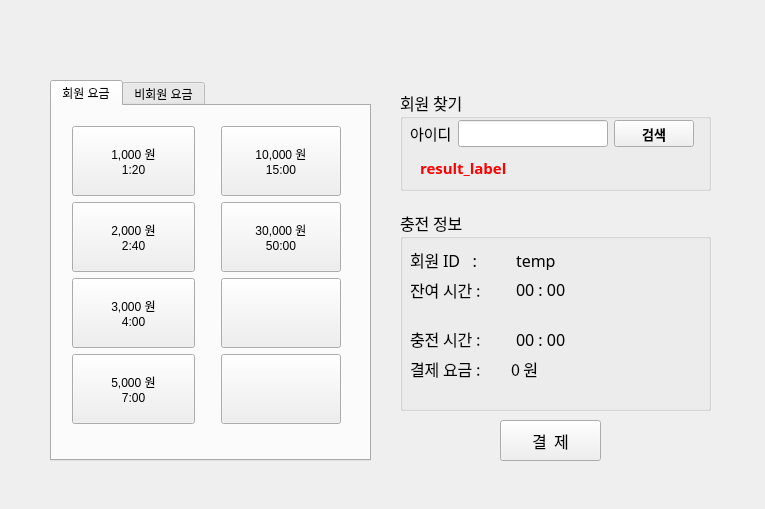
<?xml version="1.0" encoding="UTF-8"?>
<ui version="4.0">
 <class>Widget</class>
 <widget class="QWidget" name="Widget">
  <property name="geometry">
   <rect>
    <x>0</x>
    <y>0</y>
    <width>765</width>
    <height>509</height>
   </rect>
  </property>
  <property name="windowTitle">
   <string>Widget</string>
  </property>
  <widget class="QTabWidget" name="tabWidget">
   <property name="geometry">
    <rect>
     <x>50</x>
     <y>80</y>
     <width>321</width>
     <height>381</height>
    </rect>
   </property>
   <property name="styleSheet">
    <string notr="true">font: 14pt &quot;HY견고딕&quot;;</string>
   </property>
   <property name="currentIndex">
    <number>0</number>
   </property>
   <widget class="QWidget" name="mem_tab">
    <attribute name="title">
     <string>회원 요금</string>
    </attribute>
    <widget class="QWidget" name="layoutWidget_3">
     <property name="geometry">
      <rect>
       <x>0</x>
       <y>0</y>
       <width>309</width>
       <height>341</height>
      </rect>
     </property>
     <layout class="QHBoxLayout" name="horizontalLayout_3">
      <item>
       <layout class="QVBoxLayout" name="verticalLayout_5">
        <property name="leftMargin">
         <number>20</number>
        </property>
        <property name="topMargin">
         <number>20</number>
        </property>
        <property name="bottomMargin">
         <number>20</number>
        </property>
        <item>
         <widget class="QPushButton" name="memBtn_1">
          <property name="minimumSize">
           <size>
            <width>120</width>
            <height>70</height>
           </size>
          </property>
          <property name="text">
           <string>1,000 원
1:20</string>
          </property>
         </widget>
        </item>
        <item>
         <widget class="QPushButton" name="memBtn_2">
          <property name="minimumSize">
           <size>
            <width>120</width>
            <height>70</height>
           </size>
          </property>
          <property name="text">
           <string>2,000 원
2:40</string>
          </property>
         </widget>
        </item>
        <item>
         <widget class="QPushButton" name="memBtn_3">
          <property name="minimumSize">
           <size>
            <width>120</width>
            <height>70</height>
           </size>
          </property>
          <property name="text">
           <string>3,000 원
4:00</string>
          </property>
         </widget>
        </item>
        <item>
         <widget class="QPushButton" name="memBtn_4">
          <property name="minimumSize">
           <size>
            <width>120</width>
            <height>70</height>
           </size>
          </property>
          <property name="text">
           <string>5,000 원
7:00</string>
          </property>
         </widget>
        </item>
       </layout>
      </item>
      <item>
       <layout class="QVBoxLayout" name="verticalLayout_6">
        <property name="leftMargin">
         <number>20</number>
        </property>
        <property name="topMargin">
         <number>20</number>
        </property>
        <property name="rightMargin">
         <number>20</number>
        </property>
        <property name="bottomMargin">
         <number>20</number>
        </property>
        <item>
         <widget class="QPushButton" name="memBtn_5">
          <property name="minimumSize">
           <size>
            <width>120</width>
            <height>70</height>
           </size>
          </property>
          <property name="text">
           <string>10,000 원
15:00</string>
          </property>
         </widget>
        </item>
        <item>
         <widget class="QPushButton" name="memBtn_6">
          <property name="minimumSize">
           <size>
            <width>120</width>
            <height>70</height>
           </size>
          </property>
          <property name="text">
           <string>30,000 원
50:00</string>
          </property>
         </widget>
        </item>
        <item>
         <widget class="QPushButton" name="empty_1">
          <property name="minimumSize">
           <size>
            <width>120</width>
            <height>70</height>
           </size>
          </property>
          <property name="text">
           <string/>
          </property>
         </widget>
        </item>
        <item>
         <widget class="QPushButton" name="empty_2">
          <property name="minimumSize">
           <size>
            <width>120</width>
            <height>70</height>
           </size>
          </property>
          <property name="text">
           <string/>
          </property>
         </widget>
        </item>
       </layout>
      </item>
     </layout>
    </widget>
   </widget>
   <widget class="QWidget" name="temp_mem_tab">
    <attribute name="title">
     <string>비회원 요금</string>
    </attribute>
    <widget class="QWidget" name="layoutWidget_2">
     <property name="geometry">
      <rect>
       <x>0</x>
       <y>0</y>
       <width>309</width>
       <height>340</height>
      </rect>
     </property>
     <layout class="QHBoxLayout" name="horizontalLayout_2">
      <item>
       <layout class="QVBoxLayout" name="verticalLayout_3">
        <property name="leftMargin">
         <number>20</number>
        </property>
        <property name="topMargin">
         <number>20</number>
        </property>
        <property name="bottomMargin">
         <number>20</number>
        </property>
        <item>
         <widget class="QPushButton" name="tempBtn_1">
          <property name="minimumSize">
           <size>
            <width>120</width>
            <height>70</height>
           </size>
          </property>
          <property name="text">
           <string>1,000 원
1:00</string>
          </property>
         </widget>
        </item>
        <item>
         <widget class="QPushButton" name="tempBtn_2">
          <property name="minimumSize">
           <size>
            <width>120</width>
            <height>70</height>
           </size>
          </property>
          <property name="text">
           <string>2,000 원
2:00</string>
          </property>
         </widget>
        </item>
        <item>
         <widget class="QPushButton" name="tempBtn_3">
          <property name="minimumSize">
           <size>
            <width>120</width>
            <height>70</height>
           </size>
          </property>
          <property name="text">
           <string>3,000 원
3:00</string>
          </property>
         </widget>
        </item>
        <item>
         <widget class="QPushButton" name="tempBtn_4">
          <property name="minimumSize">
           <size>
            <width>120</width>
            <height>70</height>
           </size>
          </property>
          <property name="text">
           <string>5,000 원
6:00</string>
          </property>
         </widget>
        </item>
       </layout>
      </item>
      <item>
       <layout class="QVBoxLayout" name="verticalLayout_4">
        <property name="leftMargin">
         <number>20</number>
        </property>
        <property name="topMargin">
         <number>20</number>
        </property>
        <property name="rightMargin">
         <number>20</number>
        </property>
        <property name="bottomMargin">
         <number>20</number>
        </property>
        <item>
         <widget class="QPushButton" name="tempBtn_5">
          <property name="minimumSize">
           <size>
            <width>120</width>
            <height>70</height>
           </size>
          </property>
          <property name="text">
           <string>10,000 원
13:00</string>
          </property>
         </widget>
        </item>
        <item>
         <widget class="QPushButton" name="tempBtn_6">
          <property name="minimumSize">
           <size>
            <width>120</width>
            <height>70</height>
           </size>
          </property>
          <property name="text">
           <string>30,000 원
45:00</string>
          </property>
         </widget>
        </item>
        <item>
         <widget class="QPushButton" name="empty_3">
          <property name="minimumSize">
           <size>
            <width>120</width>
            <height>70</height>
           </size>
          </property>
          <property name="text">
           <string/>
          </property>
         </widget>
        </item>
        <item>
         <widget class="QPushButton" name="empty_4">
          <property name="minimumSize">
           <size>
            <width>120</width>
            <height>70</height>
           </size>
          </property>
          <property name="text">
           <string/>
          </property>
         </widget>
        </item>
       </layout>
      </item>
     </layout>
    </widget>
   </widget>
  </widget>
  <widget class="QPushButton" name="paymentBtn">
   <property name="geometry">
    <rect>
     <x>500</x>
     <y>420</y>
     <width>101</width>
     <height>41</height>
    </rect>
   </property>
   <property name="font">
    <font>
     <family>HY견고딕</family>
     <pointsize>12</pointsize>
    </font>
   </property>
   <property name="text">
    <string>결  제</string>
   </property>
  </widget>
  <widget class="QGroupBox" name="groupBox">
   <property name="geometry">
    <rect>
     <x>400</x>
     <y>90</y>
     <width>311</width>
     <height>101</height>
    </rect>
   </property>
   <property name="font">
    <font>
     <family>HY견고딕</family>
     <pointsize>12</pointsize>
    </font>
   </property>
   <property name="title">
    <string>회원 찾기</string>
   </property>
   <widget class="QLabel" name="id_result_label">
    <property name="geometry">
     <rect>
      <x>20</x>
      <y>70</y>
      <width>211</width>
      <height>16</height>
     </rect>
    </property>
    <property name="font">
     <font>
      <family>맑은 고딕</family>
      <pointsize>11</pointsize>
      <weight>75</weight>
      <bold>true</bold>
     </font>
    </property>
    <property name="styleSheet">
     <string notr="true">color: rgb(255, 0, 0);</string>
    </property>
    <property name="text">
     <string>result_label</string>
    </property>
   </widget>
   <widget class="QWidget" name="layoutWidget">
    <property name="geometry">
     <rect>
      <x>10</x>
      <y>30</y>
      <width>284</width>
      <height>27</height>
     </rect>
    </property>
    <layout class="QHBoxLayout" name="horizontalLayout">
     <item>
      <widget class="QLabel" name="label">
       <property name="font">
        <font>
         <family>HY견고딕</family>
         <pointsize>11</pointsize>
        </font>
       </property>
       <property name="text">
        <string>아이디</string>
       </property>
      </widget>
     </item>
     <item>
      <widget class="QLineEdit" name="id_line_edit"/>
     </item>
     <item>
      <widget class="QPushButton" name="id_searchBtn">
       <property name="minimumSize">
        <size>
         <width>75</width>
         <height>25</height>
        </size>
       </property>
       <property name="font">
        <font>
         <family>Agency FB</family>
         <pointsize>10</pointsize>
         <weight>75</weight>
         <bold>true</bold>
        </font>
       </property>
       <property name="text">
        <string>검색</string>
       </property>
      </widget>
     </item>
    </layout>
   </widget>
  </widget>
  <widget class="QGroupBox" name="groupBox_2">
   <property name="geometry">
    <rect>
     <x>400</x>
     <y>210</y>
     <width>311</width>
     <height>201</height>
    </rect>
   </property>
   <property name="font">
    <font>
     <family>HY견고딕</family>
     <pointsize>12</pointsize>
    </font>
   </property>
   <property name="title">
    <string>충전 정보 </string>
   </property>
   <widget class="QWidget" name="layoutWidget">
    <property name="geometry">
     <rect>
      <x>10</x>
      <y>40</y>
      <width>201</width>
      <height>128</height>
     </rect>
    </property>
    <layout class="QVBoxLayout" name="verticalLayout_7">
     <property name="spacing">
      <number>30</number>
     </property>
     <item>
      <layout class="QVBoxLayout" name="verticalLayout">
       <property name="spacing">
        <number>10</number>
       </property>
       <item>
        <layout class="QHBoxLayout" name="horizontalLayout_4">
         <property name="spacing">
          <number>10</number>
         </property>
         <item>
          <widget class="QLabel" name="label_5">
           <property name="text">
            <string>회원 ID   : </string>
           </property>
          </widget>
         </item>
         <item>
          <widget class="QLabel" name="id_label">
           <property name="text">
            <string>temp</string>
           </property>
          </widget>
         </item>
        </layout>
       </item>
       <item>
        <layout class="QHBoxLayout" name="horizontalLayout_5">
         <property name="spacing">
          <number>10</number>
         </property>
         <item>
          <widget class="QLabel" name="label_2">
           <property name="text">
            <string>잔여 시간 : </string>
           </property>
          </widget>
         </item>
         <item>
          <widget class="QLabel" name="remain_label">
           <property name="text">
            <string>00 : 00</string>
           </property>
          </widget>
         </item>
        </layout>
       </item>
      </layout>
     </item>
     <item>
      <layout class="QVBoxLayout" name="verticalLayout_2">
       <property name="spacing">
        <number>10</number>
       </property>
       <item>
        <layout class="QHBoxLayout" name="horizontalLayout_6">
         <property name="spacing">
          <number>10</number>
         </property>
         <item>
          <widget class="QLabel" name="label_3">
           <property name="text">
            <string>충전 시간 : </string>
           </property>
          </widget>
         </item>
         <item>
          <widget class="QLabel" name="time_label">
           <property name="text">
            <string>00 : 00</string>
           </property>
          </widget>
         </item>
        </layout>
       </item>
       <item>
        <layout class="QHBoxLayout" name="horizontalLayout_7">
         <property name="spacing">
          <number>10</number>
         </property>
         <item>
          <widget class="QLabel" name="label_4">
           <property name="text">
            <string>결제 요금 : </string>
           </property>
          </widget>
         </item>
         <item>
          <widget class="QLabel" name="price_label">
           <property name="minimumSize">
            <size>
             <width>100</width>
             <height>0</height>
            </size>
           </property>
           <property name="text">
            <string>0 원</string>
           </property>
          </widget>
         </item>
        </layout>
       </item>
      </layout>
     </item>
    </layout>
   </widget>
  </widget>
 </widget>
 <resources/>
 <connections/>
</ui>
